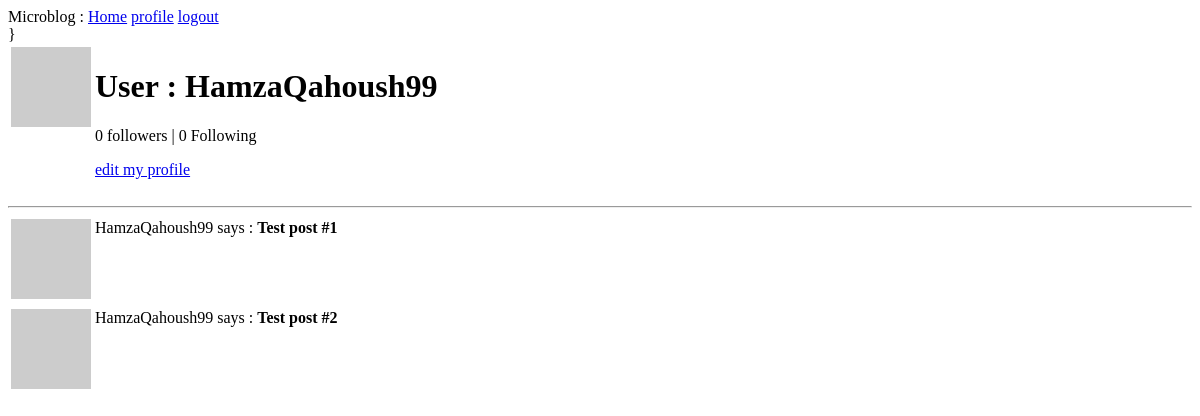
The app's page /user/HamzaQahoush99 (signed in), older data.
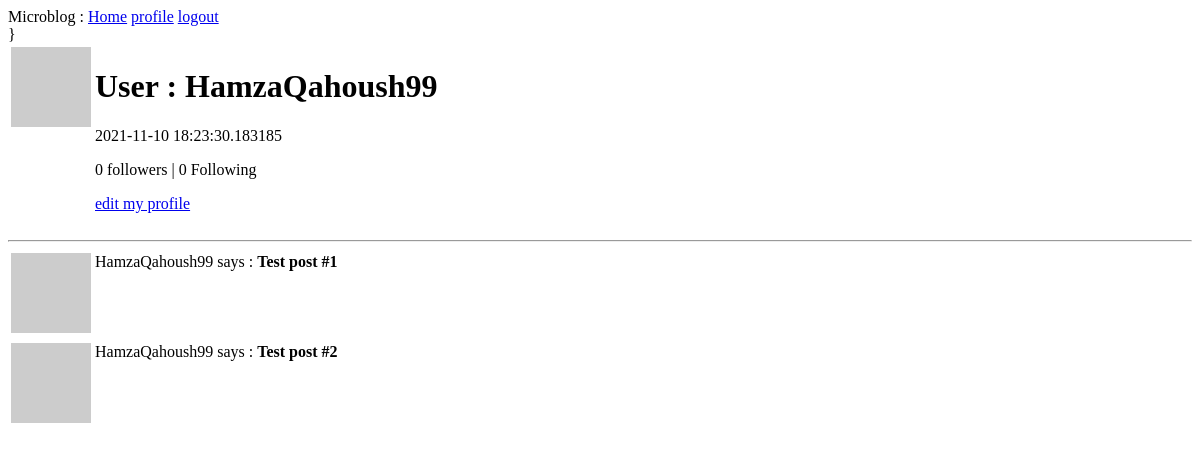
The same page, newer data.
### app/models.py (models this page shows, shortened)
class User(UserMixin, db.Model):
    id = db.Column(db.Integer, primary_key=True)
    username = db.Column(db.String(64), unique=True, index=True)
    email = db.Column(db.String(120), unique=True, index=True)
    password_hash = db.Column(db.String(128))
    posts = db.relationship('Post', backref='author', lazy='dynamic')
    about_me = db.Column(db.String(140))
    last_seen = db.Column(db.DateTime, default=datetime.utcnow())
    followed = db.relationship(
        'User', secondary=followers,
        primaryjoin=(followers.c.follower_id == id),
        secondaryjoin=(followers.c.followed_id == id),
        backref=db.backref('followers', lazy='dynamic'), lazy='dynamic')
    def avatar(self, size):
        digest = md5(self.email.lower().encode('utf-8')).hexdigest()
        return f'https://www.gravatar.com/avatar/{digest}?s={size}&d=identicon'

### app/routes.py (the view)
@app.route('/user/<username>')
@login_required
def user(username):
    user = User.query.filter_by(username=username).first_or_404()
    posts = [
        {'author': user, 'body': 'Test post #1'},
        {'author': user, 'body': 'Test post #2'}
    ]
    return render_template('user.html', user=user, posts=posts)

### app/models.py (called while the page is built)
@login.user_loader
def load_user(id):
    return User.query.get(int(id))

### app/routes.py (called while the page is built)
@app.before_request
def before_request():
    if current_user.is_authenticated:
        current_user.last_seen = datetime.now()

### app/templates/user.html (shortened to what this page needs)
{% extends "base.html" %}
{% block content %}
 <table>
     <tr valign="top">
         <td> <img src="{{user.avatar(128)}}" </td>
         <td> <h1> User : {{ user.username }}</h1>
           {% if user.last_seen %} <p> {{user.last_seen}}</p> {% endif %}
             <p> {{user.followers.count()}} followers | {{user.followed.count()}} Following </p>
           {% if user == current_user %}
           <p> <a href="{{url_for('edit_profile')}}"> edit my profile</a></p>
           {% elif not current_user.is_following(user) %}
             <p> <a href="{{url_for('follow', username=user.username)}}">Follow</a></p>
            {% else  %}
             <p> <a href="{{url_for('unfollow', username=user.username)}}">unFollow</a></p>
          {% endif %}
         </td>
     </tr>
 </table>
<hr>
    {%  for post in posts %}
    {% include '_post.html' %}
    {% endfor %}
{% endblock %}

### app/templates/base.html (shortened to what this page needs)
<!DOCTYPE html>
<html lang="en">
<head>
</head>
<body>
<div> Microblog :
    <a href="{{ url_for('index') }}">Home</a>
    {% if current_user.is_anonymous %}
        <a href="{{ url_for('login') }}">Login</a>
    {% else %}
    <a href="{{url_for('user' , username=current_user.username)}}">profile</a>
    <a href="{{ url_for('logout') }}">logout</a>
    {% endif %}
</div>
{% with messages = get_flashed_messages () %}
}
{% endwith %}
{%  block content %} {% endblock %}
</body>
</html>

### app/templates/_post.html
    <table>
    <tr valign="top">
        <td> <img src="{{post.author.avatar(36)}}"></td>
        <td>  {{ post.author.username }} says : <b> {{post.body}}</b>
        </td>
    </tr>
    </table>

Row changes from the older to the newer data that the page shows:
changed User "HamzaQahoush99": last_seen (not shown) → "2021-11-10 18:23:30.183185"
